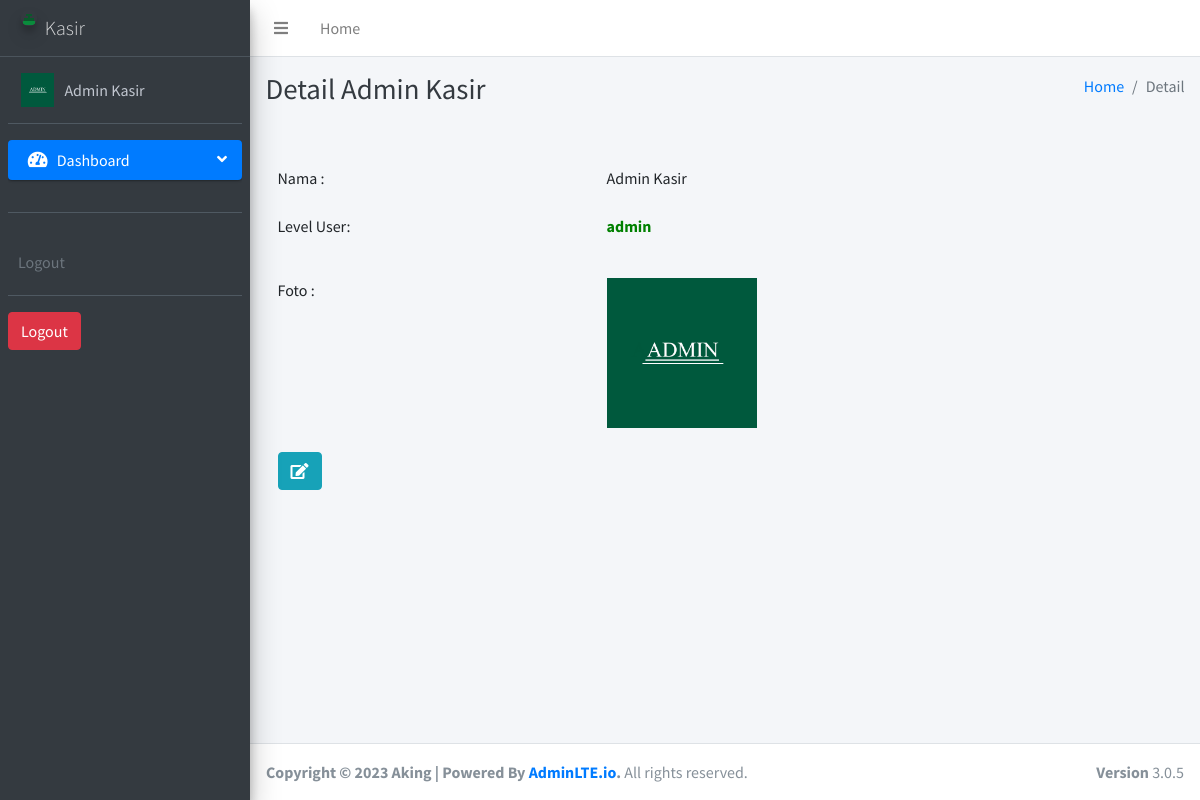
Screenshot of /web-kasir/kasir/index.php?m=detail (signed in) with the database file from the repository.
### tables this page shows
CREATE TABLE `tb_user` (
  `id` int(11) NOT NULL,
  `username` text NOT NULL,
  `password` text NOT NULL,
  `nama` text NOT NULL,
  `level` text NOT NULL,
  `foto` varchar(255) NOT NULL
);

### web-kasir/kasir/fungsi/fungsi.php (called while the page is built, shortened)
<?php
$koneksi = mysqli_connect('localhost', 'root', '', 'kasir_aking');
function summon_admin()
{
	global $koneksi;
	$id = $_SESSION['idkaskit'];
	return mysqli_query($koneksi, "SELECT * FROM tb_user WHERE id ='$id'");
}
function url()
{
	return $url = "//localhost/web-kasir/vendors/";
}
 ?>

### web-kasir/kasir/modul/user/detail.php (the view, shortened to what this page needs)
<?php include 'comp/header.php'; ?>
  <div class="content-wrapper">
    <div class="content-header">
      <div class="container-fluid">
        <div class="row mb-2">
          <div class="col-sm-6">
            <h1 class="m-0 text-dark">Detail <?php echo $key['nama']; ?></h1><br>
          </div>
          <div class="col-sm-6">
            <ol class="breadcrumb float-sm-right">
              <li class="breadcrumb-item"><a href="#">Home</a></li>
              <li class="breadcrumb-item active">Detail</li>
            </ol>
          </div>
        </div>
      </div>
    </div>
    <section class="content">
      <div class="container-fluid">
        <div class="row">
        	<div class="col-sm-12">
        	<div class="table-responsive">
        		<table class="table table-borderless">
        			<tbody>
        				<tr>
        					<td>Nama : </td>
        					<td><?php echo $key['nama']; ?></td>
        				</tr>
        				<tr>
        					<td>Level User: </td>
        					<td>
        						<?php
        						if ($key['level']=="admin") {
        							echo '<b><p style="color: green;">admin</p></b>';
        						}else if ($key['level']=="kasir") {
        							echo '<b><p style="color: blue;">kasir</p></b>';
        						}
        						 ?>
        					</td>
        					<tr>
        						<td>Foto : </td>
        						<td>
        							<?php
        							if ($key['foto']!= '') {
        								echo '<img src="../admin/img/'.$key['foto'].'" data-target="#view_image" data-toggle="modal" height="150">';
        							}else{
        								echo '<img src="img/user_logo.png" height="150">';
        							}
        							 ?>
        						</td>
        					</tr>
        					<tr>
        						<td>
       				<div data-toggle="modal" data-target="#edit-profil<?= $key['id'] ?>">
                  <button type="button" class="btn btn-info datapotensi" data-toggle="tooltip" title="Edit">
                    <i class="fa fa-edit"></i>
                  </button>
                </div>
        						</td>
        					</tr>
        				</tr>
        			</tbody>
        		</table>
        	</div>
        </div>
      </div>
          </section>
           </div>
<?php include 'comp/footer.php'; ?>

### web-kasir/kasir/comp/header.php (shortened to what this page needs)
<?php require 'fungsi/fungsi.php'; ?>
<?php foreach (summon_admin() as $key): ?>
<!DOCTYPE html>
<html>
<head>
  <link rel="stylesheet" href="<?= url() ?>plugins/fontawesome-free/css/all.min.css">
  <link rel="stylesheet" href="https://code.ionicframework.com/ionicons/2.0.1/css/ionicons.min.css">
  <link rel="stylesheet" href="<?= url() ?>plugins/tempusdominus-bootstrap-4/css/tempusdominus-bootstrap-4.min.css">
  <link rel="stylesheet" href="<?= url() ?>plugins/icheck-bootstrap/icheck-bootstrap.min.css">
  <link rel="stylesheet" href="<?= url() ?>plugins/jqvmap/jqvmap.min.css">
  <link rel="stylesheet" href="<?= url() ?>dist/css/adminlte.min.css">
  <link rel="stylesheet" href="<?= url() ?>plugins/overlayScrollbars/css/OverlayScrollbars.min.css">
  <link rel="stylesheet" href="<?= url() ?>plugins/daterangepicker/daterangepicker.css">
  <link rel="stylesheet" href="<?= url() ?>plugins/summernote/summernote-bs4.css">
</head>
<body class="hold-transition sidebar-mini layout-fixed">
<div class="wrapper">
  <nav class="main-header navbar navbar-expand navbar-white navbar-light">
    <ul class="navbar-nav">
      <li class="nav-item">
        <a class="nav-link" data-widget="pushmenu" href="#" role="button"><i class="fas fa-bars"></i></a>
      </li>
      <li class="nav-item d-none d-sm-inline-block">
        <a href="index.php" class="nav-link">Home</a>
      </li>
    </ul>
  </nav>
  <aside class="main-sidebar sidebar-dark-primary elevation-4">
    <a href="index.php" class="brand-link">
      <img src="<?= url()?>img/logo_kasir_kita.png" alt="AdminLTE Logo" class="brand-image img-circle elevation-3"
           style="opacity: .8">
      <span class="brand-text font-weight-light">Kasir</span>
    </a>
    <div class="sidebar">
      <div class="user-panel mt-3 pb-3 mb-3 d-flex">
        <div class="image">
          <?php
          if ($key['foto']!= '') {
                        echo '<img src="../admin/img/'.$key['foto'].'" height="150">';
                      }else{
                        echo '<img src="img/user_logo.png" height="150">';
                      }
           ?>
        </div>
        <div class="info">
          <a href="index.php?m=detail" class="d-block" ><?= $key['nama'];?></a>
        </div>
      </div>
      <nav class="mt-2">
        <ul class="nav nav-pills nav-sidebar flex-column" data-widget="treeview" role="menu" data-accordion="false">
          <li class="nav-item has-treeview menu-open">
            <a href="index.php" class="nav-link active">
              <i class="nav-icon fas fa-tachometer-alt"></i>
              <p>
                Dashboard
                <i class="right fas fa-angle-left"></i>
              </p>
            </a>
          <div class="user-panel mt-3 pb-3 mb-3 d-flex">
      </div>
          </li>
          <div class="user-panel mt-3 pb-3 mb-3 d-flex">
        <div class="info">
          <span class="d-block text-gray">Logout</span>
        </div>
      </div>
      <a href="logout.php"><button class="btn btn-danger">Logout</button></a>
        </ul>
      </nav>
    </div>
  </aside>
  <?php endforeach; ?>

### rows the page displays
tb_user: foto (picture), nama "Admin Kasir"
